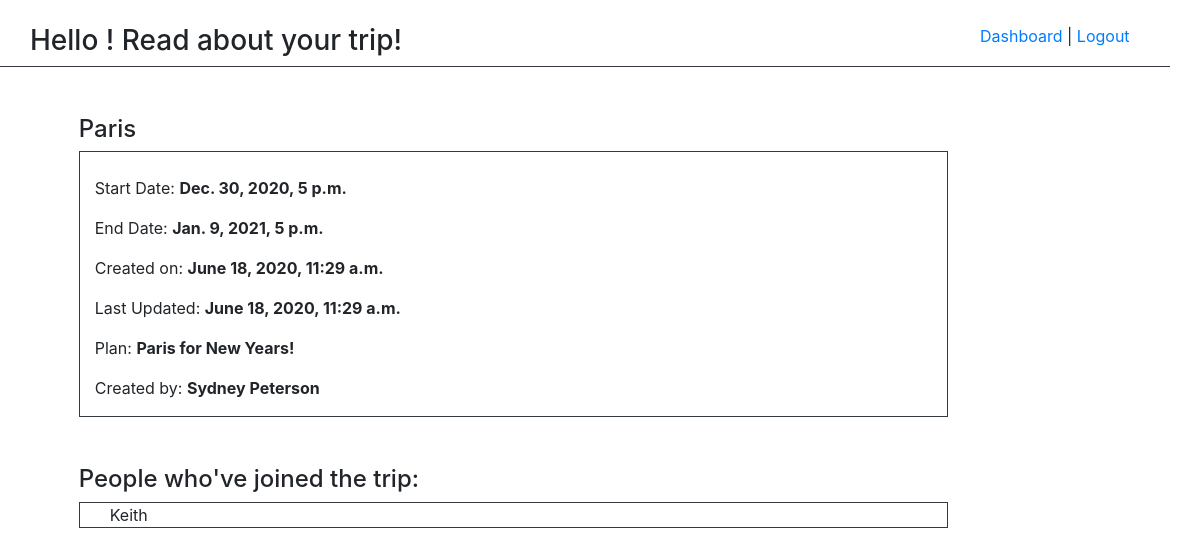
Page /trips/2 on the committed database.
### trips/models.py (models this page shows)
class Trip(models.Model):
    destination = models.CharField(max_length=255)
    plan = models.CharField(max_length=255)
    start_date = models.DateTimeField()
    end_date = models.DateTimeField()
    created_at = models.DateTimeField(auto_now_add=True)
    updated_at = models.DateTimeField(auto_now=True)
    created_by = models.ForeignKey(
        User, related_name="trips_created", on_delete=models.CASCADE)
    joiners = models.ManyToManyField(
        User, related_name="trips_joined")
    objects = TripManager()

### login/models.py (models this page shows)
class User(models.Model):
    first_name = models.CharField(max_length=255)
    last_name = models.CharField(max_length=255)
    alias_name = models.CharField(max_length=255, blank=True)
    email = models.CharField(max_length=255)
    password = models.CharField(max_length=255)
    birthday = models.DateTimeField()
    created_at = models.DateTimeField(auto_now_add=True)
    updated_at = models.DateTimeField(auto_now=True)
    objects = UserManager()

### trips/views.py (the view)
# urls.py: path('<int:id>', views.show),
def show(request, id):
    this_trip = Trip.objects.get(id=id)
    this_trip_joiners = this_trip.joiners.all()
    context = {'this_trip': this_trip, 'this_trip_joiners': this_trip_joiners}
    return render(request, 'show.html', context)

### trips/templates/show.html (shortened to what this page needs)
<!DOCTYPE html>
<html lang="en">
<head>
    {% load static %}
    <link rel="stylesheet" href="{% static '/css/bootstrap.css' %}">
</head>
<body>
    <div class='container-fluid'>
        <br>
        <div class='container row col-12 border-bottom border-dark'>
            <h3 class='col-10'>Hello {{request.session.first_name}}! Read about your trip! </h3>
            <div class='col-2'>
                <a href="/trips">Dashboard</a> | <a href="/logout">Logout</a>
            </div>
        </div>
        <div class='container-fluid col-11'>
            <br><br>
            <h4>{{this_trip.destination}}</h4>
            <div class='col-10 border border-dark'>
                <br>
                <p>Start Date: <strong>{{this_trip.start_date}}</strong> </p>
                <p>End Date: <strong>{{this_trip.end_date}}</strong></p>
                <p>Created on: <strong>{{this_trip.created_at}}</strong></p>
                <p>Last Updated: <strong>{{this_trip.updated_at}}</strong></p>
                <p>Plan: <strong>{{this_trip.plan}}</strong></p>
                <p>Created by: <strong>{{this_trip.created_by.first_name}} {{this_trip.created_by.last_name}}</strong>
                </p>
            </div>
            <br><br>
            <h4>People who've joined the trip:</h4>
            <div class='col-10 border border-dark'>
                <div class='col-9'>
                    {% for joiner in this_trip_joiners %}
                    {{ joiner.first_name}}
                    {% endfor %}
                </div>
            </div>
        </div>
    </div>
</body>
</html>

### rows in the picture
Trip: destination "Paris", start_date "Dec. 30, 2020, 5 p.m.", end_date "Jan. 9, 2021, 5 p.m.", created_at "June 18, 2020, 11:29 a.m.", updated_at "June 18, 2020, 11:29 a.m.", plan "Paris for New Years!", created_by.first_name "Sydney", created_by.last_name "Peterson"
User: first_name "Keith"
